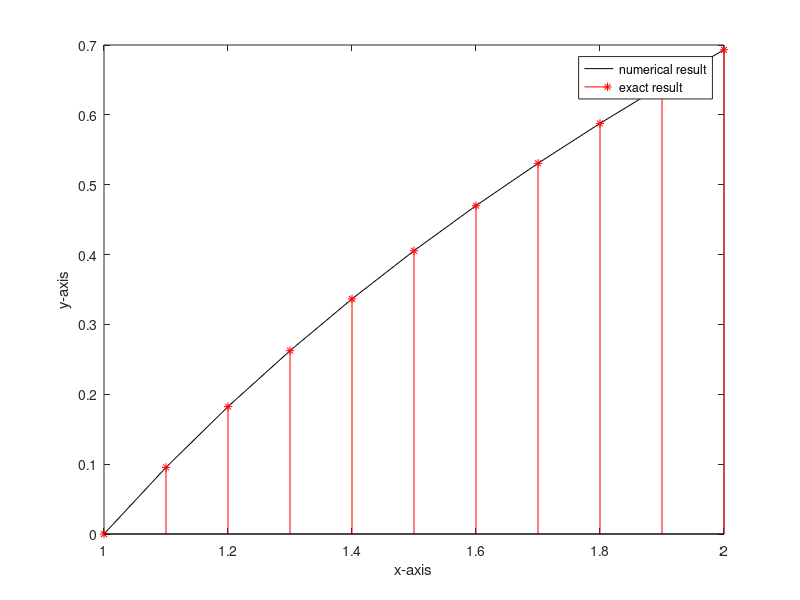

The MATLAB script that drew this image:
    % Use the non-linear shooting method to approximate the solution of
    % the boundary value problem and compare the result with the actual
    % solution.
    %
    % y'' = -(y')^2 - y + ln(x),   1 <= x <= 2,
    % y(1) = 0,  y(2) = ln(2),  with h = 0.1,  m = 10
    %
    % Actual solution:
    % y(x) = ln(x)

    function non_linear
    clc
    clf
    clear all
    a=1;
    b=2;
    alpha=0;
    beta=log(2);
    h=0.1;
    tol=0.00001;
    m=10;
    k=1;
    n=(b-a)/h;
    tk=(beta-alpha)/(b-a);
    x=linspace(a,b,n+1);
    while k<=m
        u(1)=alpha;
        u1(1)=tk;
        v(1)=0;
        v1(1)=1;
        for i=1:n
            k1=h*f(x(i),u(i),u1(i));
            k2=h*f(x(i)+h/2,u(i)+u1(i)*h/2+h*k1/8,u1(i)+k1/2);
            k3=h*f(x(i)+h/2,u(i)+u1(i)*h/2+h*k1/8,u1(i)+k2/2);
            k4=h*f(x(i)+h,u(i)+u1(i)*h+h*k3/2,u1(i)+k3);
            u(i+1)=u(i)+h*(u1(i)+(k1+k2+k3)/6);
            u1(i+1)=u1(i)+(k1+2*k2+2*k3+k4)/6;
            p1=h*g(x(i),v(i),v1(i),u(i),u1(i));
            p2=h*g(x(i)+h/2,v(i)+v1(i)*h/2+h*p1/8,v1(i)+p1/2,u(i),u1(i));
            p3=h*g(x(i)+h/2,v(i)+v1(i)*h/2+h*p1/8,v1(i)+p2/2,u(i),u1(i));
            p4=h*g(x(i)+h,v(i)+v1(i)*h+h*p3/2,v1(i)+p3,u(i),u1(i));
            v(i+1)=v(i)+h*(v1(i)+(p1+p2+p3)/6);
            v1(i+1)=v1(i)+(p1+2*p2+2*p3+p4)/6;
        end
        if (abs(u(n+1)-beta)<tol)
            plot (x,u,'-k')
            hold on
            ey=log(x);
            stem(x,ey,'*r')
            fprintf('x approximate exact error\n');
            for i=1:n+1
                fprintf('%11.5f %11.5f %11.5f %11.5f \n',x(i),u(i),ey(i), abs(ey(i)-u(i)));
            end
            legend('numerical result','exact result');
            xlabel('x-axis');
            ylabel('y-axis');
            fprintf('number of iteration =%d',k);
            break;
        else 
            tk=tk-(u(n+1)-beta)/v(n+1);
            k=k+1;
        end
    end
    function u2=f(x,u,u1)
    u2=-(u1)^2-u+log(x);
    function v2=g(x,v,v1,u,u1)
    v2=-v-2*u1*v1
